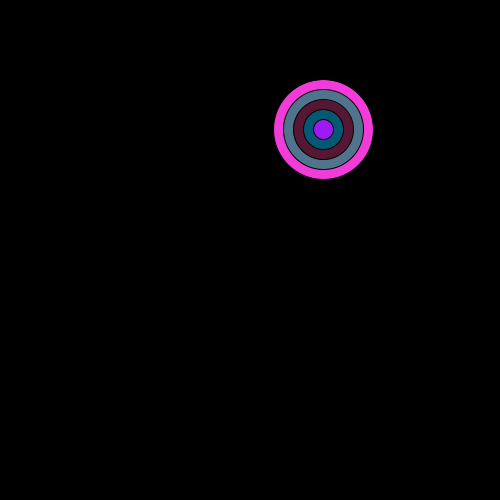
Frame 1 (no input)
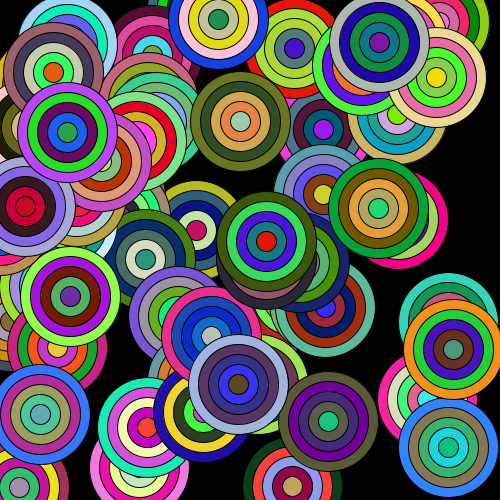
Frame 60 (the mouse pressed at the canvas centre just before this capture)
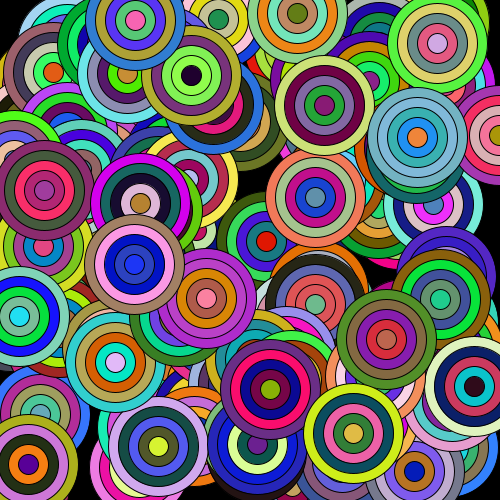
Frame 120 (the mouse held since frame 60 and released just before this capture)

The Processing sketch that drew these frames (run headless with seeded random() and noise(); from frame 60 on, the mouse is pressed at the canvas centre):

// Processing sketch: ex07_04
// ── ex07_04.pde
// 랜덤한 위치에 원 문양 그리기

void setup() {
  size(500, 500);
  background(0);
}

void draw() {
  float x = random(width);
  float y = random(height);
  for (int i = 100; i > 0; i -= 20) {
    fill(random(255), random(255), random(255));
    ellipse(x, y, i, i);
  }
}
